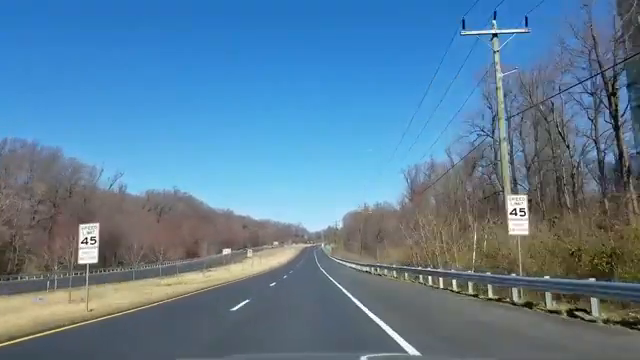
#> input picture frame 89 of test_2.mp4, 640 x 360 px, given in place of test_1.mp4, which was not available
$ python test_4.py
#> lines starting #> are read from the running program, lines starting #| are printed output that depends on the picture; after the words box and inside, x2 and y2 are one past the last pixel; in counts of white or black regions, pixels touching at a corner belong together; pictures that were not available may be replaced by others from this repository, and a replacement may not be noted
# test_4.py
# import libs
from cv2 import (VideoCapture, imshow, waitKey, destroyAllWindows, CAP_PROP_FRAME_WIDTH, CAP_PROP_FRAME_HEIGHT, CAP_PROP_FPS)
import cv2
import numpy as np

def average_slope_intercept(lines):
    left_lines = []  # (slope, intercept)
    left_weights = []  # (length,)
    right_lines = []  # (slope, intercept)
    right_weights = []  # (length,)

    for line in lines:
        for x1, y1, x2, y2 in line:
            if x1 == x2:
                continue
            slope = (y2 - y1) / (x2 - x1)
            intercept = y1 - (slope * x1)
            length = np.sqrt(((y2 - y1) ** 2) + ((x2 - x1) ** 2))
            if slope < 0:
                left_lines.append((slope, intercept))
                left_weights.append(length)
            else:
                right_lines.append((slope, intercept))
                right_weights.append(length)

    left_lane = np.dot(left_weights, left_lines) / np.sum(left_weights) if len(left_weights) > 0 else None
    right_lane = np.dot(right_weights, right_lines) / np.sum(right_weights) if len(right_weights) > 0 else None
    return left_lane, right_lane

def pixel_points(y1, y2, line):
    if line is None:
        return None
    slope, intercept = line
    if slope == 0.0:
        slope = 1.0
    x1 = int((y1 - intercept) / slope)
    x2 = int((y2 - intercept) / slope)
    y1 = int(y1)
    y2 = int(y2)
    return ((x1, y1), (x2, y2))

def lane_lines(image, lines):
    left_lane, right_lane = average_slope_intercept(lines)
    y1 = image.shape[0]
    y2 = y1 * 0.6
    left_line = pixel_points(y1, y2, left_lane)
    right_line = pixel_points(y1, y2, right_lane)
    return left_line, right_line

def draw_lane_lines(image, lines, color=[255, 0, 0], thickness=12):
    line_image = np.zeros_like(image)
    for line in lines:
        if line is not None:
            cv2.line(line_image, *line, color, thickness)
    return cv2.addWeighted(image, 1.0, line_image, 1.0, 0.0)

def hough_transform(image):
    rho = 1
    theta = np.pi / 180
    threshold = 20
    minLineLength = 20
    maxLineGap = 500
    return cv2.HoughLinesP(image, rho=rho, theta=theta, threshold=threshold,
                           minLineLength=minLineLength, maxLineGap=maxLineGap)

def region_selection(image):
    mask = np.zeros_like(image)
    if len(image.shape) > 2:
        channel_count = image.shape[2]
        ignore_mask_colour = (255,) * channel_count
    else:
        ignore_mask_colour = 255

    rows, cols = image.shape[:2]
    bottom_right = [cols * 0.8, rows * 0.95]
    bottom_left = [cols * 0.2, rows * 0.95]
    top_left = [cols * 0.4, rows * 0.6]
    top_right = [cols * 0.7, rows * 0.6]

    vertices = np.array([[bottom_left, top_left, top_right, bottom_right]], dtype=np.int32)
    white_polygon = cv2.fillPoly(mask, vertices, ignore_mask_colour)
    return mask

def filter_colors(image, lower_threshold):
    _, combined_mask = cv2.threshold(image, lower_threshold, 255, cv2.THRESH_BINARY)
    return combined_mask

def trapezoidal_region_selection(image, lane_lines, width_factor=0.2, height_ratio=0.4):
    mask = np.zeros(image.shape[:2], dtype=np.uint8)
    rows, cols = image.shape[:2]

    bottom_center_x = cols // 2
    bottom_center_y = int(rows * 0.95)

    bottom_left = [bottom_center_x - (cols * width_factor), bottom_center_y]
    bottom_right = [bottom_center_x + (cols * width_factor), bottom_center_y]

    top_left = [0, 0]
    top_right = [0, 0]

    closest_line_x = None
    left_lane_x = []
    right_lane_x = []

    if lane_lines is not None:
        for line in lane_lines:
            for x1, y1, x2, y2 in line:
                slope = (y2 - y1) / (x2 - x1)
                if slope < 0:
                    left_lane_x.append(x1)
                else:
                    right_lane_x.append(x1)

        min_distance = float('inf')
        for x in left_lane_x + right_lane_x:
            distance = abs(x - bottom_center_x)
            if distance < min_distance:
                min_distance = distance
                closest_line_x = x

    if closest_line_x is not None:
        bottom_left[0] = closest_line_x - (cols * width_factor)
        bottom_right[0] = closest_line_x + (cols * width_factor)

        top_left[0] = closest_line_x - (cols * width_factor)
        top_right[0] = closest_line_x + (cols * width_factor)
        top_left[1] = int(bottom_center_y - (rows * height_ratio))
        top_right[1] = int(bottom_center_y - (rows * height_ratio))
    else:
        bottom_left = [bottom_center_x - (cols * width_factor), bottom_center_y]
        bottom_right = [bottom_center_x + (cols * width_factor), bottom_center_y]
        top_left = [bottom_left[0], bottom_left[1] - (rows * height_ratio)]
        top_right = [bottom_right[0], bottom_right[1] - (rows * height_ratio)]

    vertices = np.array([[bottom_left, top_left, top_right, bottom_right]], dtype=np.int32)
    cv2.fillPoly(mask, vertices, 255)

    return mask

def process_image(img):
    grayscale = cv2.cvtColor(img, cv2.COLOR_BGR2GRAY)
    kernel_size = 5
    blur = cv2.GaussianBlur(grayscale, (kernel_size, kernel_size), 0)

    polygon_mask = region_selection(blur)
    masked_image = cv2.bitwise_and(blur, blur, mask=polygon_mask)

    mean_value = cv2.mean(masked_image, mask=polygon_mask)[0]
    lower_t = max(0, mean_value + 30)

    mask = filter_colors(masked_image, lower_t)

    low_t = 50
    high_t = 150
    edges = cv2.Canny(mask, low_t, high_t)

    hough = hough_transform(edges)

    if hough is not None:
        lane_mask = trapezoidal_region_selection(img, hough)
        result = draw_lane_lines(img, lane_lines(img, hough))
        combined_result = cv2.bitwise_and(result, result, mask=lane_mask)
    else:
        combined_result = img

    return combined_result

def main(video_file):
#> called with video_file = 'test_1.mp4'
    input_video = VideoCapture(video_file)

    if not input_video.isOpened():
        print("Error opening video file")

    while input_video.isOpened():
        ret, frame = input_video.read()
#> frame is the input picture: shape (360, 640, 3); mean B, G, R 152.6, 126.1, 91.6
        if ret:
            output_video = process_image(frame)
#> in process_image, `grayscale = cv2.cvtColor(img, cv2.COLOR_BGR2GRAY)`:
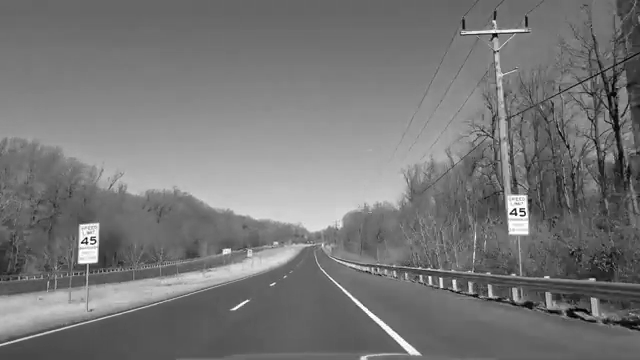
#> grayscale: shape (360, 640); min 0, max 255, mean 118.9
#> in region_selection, `white_polygon = cv2.fillPoly(mask, vertices, ignore_mask_colour)`:
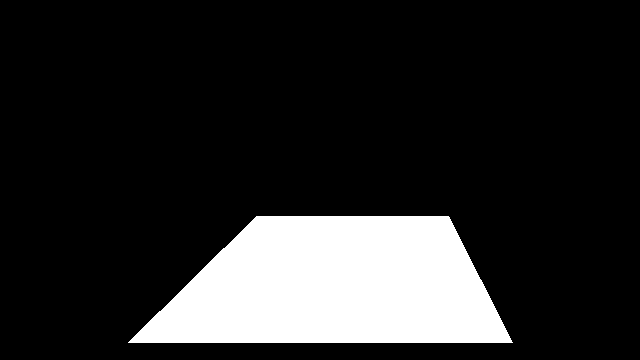
#> mask: shape (360, 640); 15.9% white; 1 white region, box (x1, y1, x2, y2) and area: (128, 216, 513, 343) 36703
#> in process_image, `masked_image = cv2.bitwise_and(blur, blur, mask=polygon_mask)`:
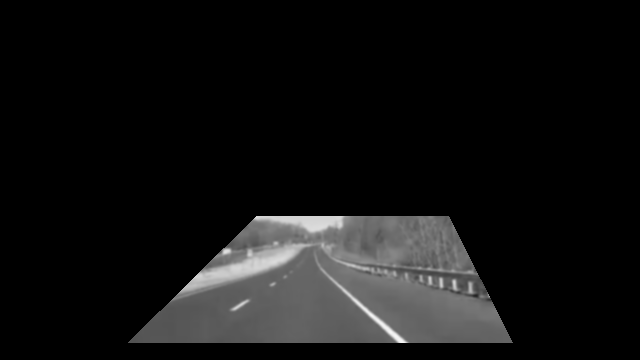
#> masked_image: shape (360, 640); min 0, max 245, mean 18.1
#> in process_image, `mean_value = cv2.mean(masked_image, mask=polygon_mask)[0]`: mean_value = 113.6
#> in process_image, `lower_t = max(0, mean_value + 30)`: lower_t = 143.6
#> in filter_colors, `_, combined_mask = cv2.threshold(image, lower_threshold, 255, cv2.THRE..`: combined_mask: shape (360, 640); 1.9% white; 30 white regions (19 under 20 px), largest, box (x1, y1, x2, y2) and area: (178, 241, 315, 294) 2151, (253, 216, 348, 234) 1042, (320, 267, 408, 343) 526
#> in process_image, `edges = cv2.Canny(mask, low_t, high_t)`:
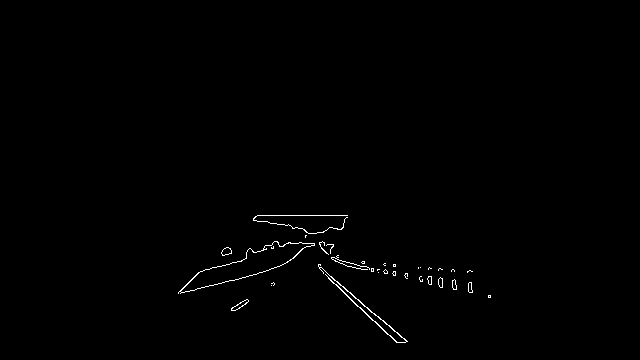
#> edges: shape (360, 640); 0.55% white in thin lines or dots, all inside (x1, y1, x2, y2) = (178, 215, 491, 343)
#> in process_image, `hough = hough_transform(edges)`: hough = 21 rows, first 6: [261, 215, 406, 341], [257, 215, 347, 215], [268, 222, 397, 342], [180, 293, 330, 253], [228, 247, 471, 285], [197, 273, 343, 225]
#> the loop in trapezoidal_region_selection, `for line in lane_lines:` made 21 passes
#> line on passes 1 to 12: [[261, 215, 406, 341]], [[257, 215, 347, 215]], [[268, 222, 397, 342]], [[180, 293, 330, 253]], [[228, 247, 471, 285]], [[197, 273, 343, 225]], [[263, 250, 472, 290]], [[265, 245, 471, 289]], [[178, 292, 255, 220]], [[223, 249, 324, 242]], [[295, 243, 456, 289]], [[248, 249, 467, 272]]
#> after the loop in trapezoidal_region_selection, `for line in lane_lines:`: left_lane_x = [180, 197, 178, 223, 205, 231, 231, 178, 235]; right_lane_x = [261, 257, 268, 228, 263, 265, 295, 248, 224, 253, 292, 221]
#> the loop in trapezoidal_region_selection, `for x in left_lane_x + right_lane_x:` made 21 passes
#> (x, distance, min_distance, closest_line_x) on passes 1, 2, 4, 6, 9, 10, 12, 16: (180, 140, 140, 180), (197, 123, 123, 197), (223, 97, 97, 223), (231, 89, 89, 231), (235, 85, 85, 235), (261, 59, 59, 261), (268, 52, 52, 268), (295, 25, 25, 295)
#> (x, distance) on passes 3, 5, 7, 8, 11, 13: (178, 142), (205, 115), (231, 89), (178, 142), (257, 63), (228, 92)
#> after the loop in trapezoidal_region_selection, `for x in left_lane_x + right_lane_x:`: closest_line_x = 295; min_distance = 25
#> in trapezoidal_region_selection, `vertices = np.array([[bottom_left, top_left, top_right, bottom_right]]..`: vertices = [[167, 342], [167, 198], [423, 198], [423, 342]]
#> in trapezoidal_region_selection, `cv2.fillPoly(mask, vertices, 255)`:
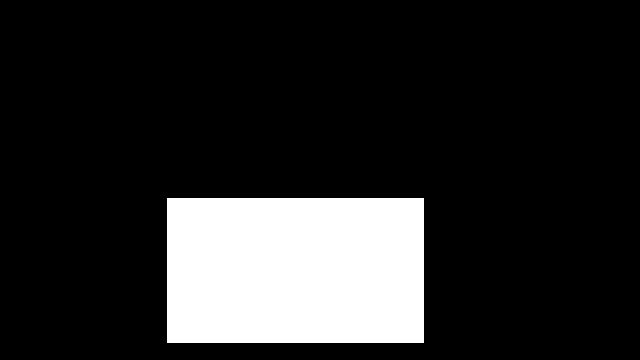
#> mask: shape (360, 640); 16.2% white; 1 white region, box (x1, y1, x2, y2) and area: (167, 198, 424, 343) 37265
#> the loop in average_slope_intercept, `for line in lines:` made 21 passes
#> after the loop in average_slope_intercept, `for line in lines:`: left_lines = [(-0.267, 341), (-0.329, 337.8), (-0.935, 458.4), (-0.0693, 264.5), (-0.218, 313.8), (-0.214, 299.5), (-0.67, 463.8), (-0.27, 341), (-0.653, 463.5)]; left_weights = [155.2, 153.7, 105.4, 101.2, 121.8, 114.5, 116.8, 157.4, 117]; right_lines = [(0.869, -11.8), (0, 215), (0.93, -27.3), (0.156, 211.3), (0.191, 199.7), (0.214, 188.4), (0.286, 158.7), (0.105, 223), (0.138, 217.2), (0.176, 175.4), (0.867, -10.3), (0.0717, 237.2)]; right_weights = [192.1, 90, 176.2, 246, 212.8, 210.6, 167.4, 220.2, 249.3, 51.79, 109.9, 251.6]
#> in average_slope_intercept, `left_lane = np.dot(left_weights, left_lines) / np.sum(left_weights) if..`: left_lane = [-0.39, 362.6]
#> in average_slope_intercept, `right_lane = np.dot(right_weights, right_lines) / np.sum(right_weights..`: right_lane = [0.313, 157.9]
#> in lane_lines, `left_lane, right_lane = average_slope_intercept(lines)`: left_lane = [-0.39, 362.6]; right_lane = [0.313, 157.9]
#> in pixel_points, `slope, intercept = line`: slope = -0.39; intercept = 362.6
#> in pixel_points, `x1 = int((y1 - intercept) / slope)`: x1 = 6
#> in pixel_points, `x2 = int((y2 - intercept) / slope)`: x2 = 376
#> in lane_lines, `left_line = pixel_points(y1, y2, left_lane)`: left_line = ((6, 360), (376, 216))
#> in lane_lines, `right_line = pixel_points(y1, y2, right_lane)`: right_line = ((644, 360), (185, 216))
#> in draw_lane_lines, `line_image = np.zeros_like(image)`: line_image: shape (360, 640, 3); every value is 0
#> the loop in draw_lane_lines, `for line in lines:` made 2 passes
#> line on passes 1 to 2: ((6, 360), (376, 216)), ((644, 360), (185, 216))
#> after the loop in draw_lane_lines, `for line in lines:`:
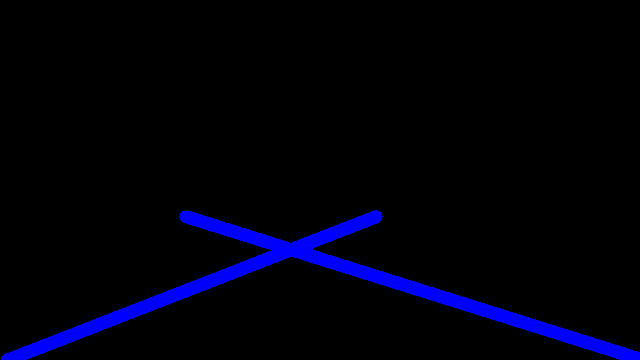
#> line_image: shape (360, 640, 3); mean B, G, R 12.4, 0, 0
#> in process_image, `combined_result = cv2.bitwise_and(result, result, mask=lane_mask)`:
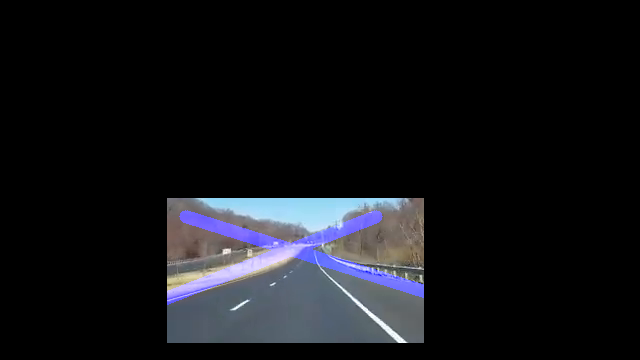
#> combined_result: shape (360, 640, 3); mean B, G, R 24, 20.1, 19.1
            imshow('Lane Assistance!', output_video)

        if waitKey(25) == 27:
#> (key Esc is pressed here)
            break

    input_video.release()

destroyAllWindows()
main('test_1.mp4')

$ run again, starting later in the video
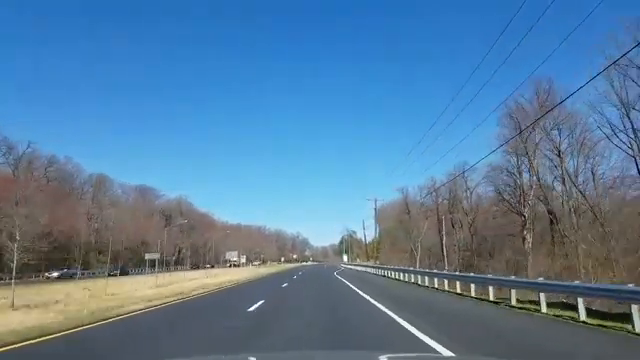
#> input picture frame 400 of test_2.mp4, 640 x 360 px, given in place of test_1.mp4, which was not available
#> in main, frame is the input picture: shape (360, 640, 3); mean B, G, R 157, 124.8, 86.9
#> mean_value = 113.5
#> lower_t = 143.5
#> combined_mask: shape (360, 640); 2.6% white; 28 white regions (13 under 20 px), largest, box (x1, y1, x2, y2) and area: (247, 216, 379, 251) 2945, (171, 261, 316, 301) 1717, (334, 272, 437, 343) 538
#> edges: shape (360, 640); 0.63% white in thin lines or dots, all inside (x1, y1, x2, y2) = (171, 215, 492, 343)
#> hough = 22 rows, first 6: [257, 215, 373, 215], [278, 232, 424, 342], [253, 218, 436, 341], [234, 250, 474, 288], [247, 225, 491, 299], [230, 260, 472, 273]
#> the loop in trapezoidal_region_selection, `for line in lane_lines:` made 22 passes
#> after the loop in trapezoidal_region_selection, `for line in lane_lines:`: left_lane_x = [171, 173, 191, 206, 171, 248, 252]; right_lane_x = [257, 278, 253, 234, 247, 230, 235, 247, 248, 282, 313, 229, 228, 306, 292]
#> the loop in trapezoidal_region_selection, `for x in left_lane_x + right_lane_x:` made 22 passes
#> (x, distance, min_distance, closest_line_x) on passes 1, 2, 3, 4, 6, 7, 8, 9: (171, 149, 149, 171), (173, 147, 147, 173), (191, 129, 129, 191), (206, 114, 114, 206), (248, 72, 72, 248), (252, 68, 68, 252), (257, 63, 63, 257), (278, 42, 42, 278)
#> after the loop in trapezoidal_region_selection, `for x in left_lane_x + right_lane_x:`: closest_line_x = 313; min_distance = 7
#> in trapezoidal_region_selection, `vertices = np.array([[bottom_left, top_left, top_right, bottom_right]]..`: vertices = [[185, 342], [185, 198], [441, 198], [441, 342]]
#> the loop in average_slope_intercept, `for line in lines:` made 22 passes
#> after the loop in average_slope_intercept, `for line in lines:`: left_lines = [(-0.284, 348.5), (-1.05, 479.2), (-0.283, 349.1), (-0.0361, 275.4), (-0.936, 459), (-0.73, 490.1), (-0.811, 514.4)]; left_weights = [139.3, 30.41, 124.7, 166.1, 106.8, 156, 115.9]; right_lines = [(0, 215), (0.753, 22.55), (0.672, 47.95), (0.158, 212.9), (0.303, 150.1), (0.0537, 247.6), (0.0886, 241.2), (0.322, 146.4), (0.306, 147.2), (0.75, 22.5), (0.286, 159.6), (0.0531, 246.8), (0.159, 214.9), (0.674, 47.63), (0.101, 226.5)]; right_weights = [116, 182.8, 220.5, 243, 255, 242.3, 237.9, 189.1, 253.1, 180, 167.4, 207.3, 249.1, 155.6, 178.9]
#> in average_slope_intercept, `left_lane = np.dot(left_weights, left_lines) / np.sum(left_weights) if..`: left_lane = [-0.501, 402.2]
#> in average_slope_intercept, `right_lane = np.dot(right_weights, right_lines) / np.sum(right_weights..`: right_lane = [0.302, 160.9]
#> in lane_lines, `left_lane, right_lane = average_slope_intercept(lines)`: left_lane = [-0.501, 402.2]; right_lane = [0.302, 160.9]
#> slope = -0.501; intercept = 402.2
#> x1 = 84
#> x2 = 371
#> left_line = ((84, 360), (371, 216))
#> right_line = ((658, 360), (182, 216))
#> the loop in draw_lane_lines, `for line in lines:` made 2 passes
#> line on passes 1 to 2: ((84, 360), (371, 216)), ((658, 360), (182, 216))
#> after the loop in draw_lane_lines, `for line in lines:`:
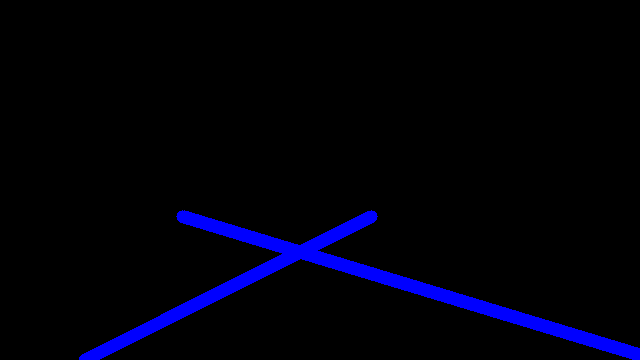
#> line_image: shape (360, 640, 3); mean B, G, R 11.3, 0, 0
#> in process_image, `combined_result = cv2.bitwise_and(result, result, mask=lane_mask)`:
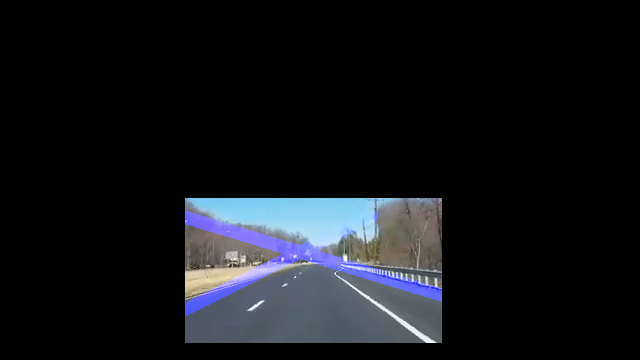
#> combined_result: shape (360, 640, 3); mean B, G, R 24.8, 20.7, 18.6

$ run again, starting later in the video
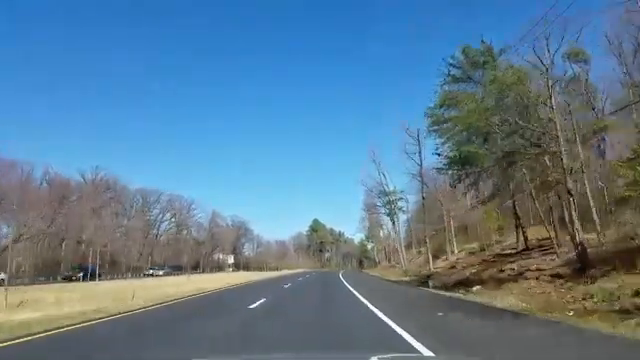
#> input picture frame 712 of test_2.mp4, 640 x 360 px, given in place of test_1.mp4, which was not available
#> in main, frame is the input picture: shape (360, 640, 3); mean B, G, R 147, 124.1, 92.4
#> mean_value = 115.6
#> lower_t = 145.6
#> combined_mask: shape (360, 640); 2.4% white; 21 white regions (11 under 20 px), largest, box (x1, y1, x2, y2) and area: (243, 216, 369, 256) 2687, (173, 268, 309, 299) 1440, (339, 272, 420, 343) 507
#> edges: shape (360, 640); 0.61% white in thin lines or dots, all inside (x1, y1, x2, y2) = (172, 215, 479, 344)
#> hough = 21 rows, first 6: [262, 215, 418, 341], [257, 215, 409, 215], [172, 298, 404, 249], [198, 273, 444, 264], [293, 242, 408, 342], [218, 257, 409, 217]
#> the loop in trapezoidal_region_selection, `for line in lane_lines:` made 21 passes
#> after the loop in trapezoidal_region_selection, `for line in lane_lines:`: left_lane_x = [172, 198, 218, 175, 217, 249, 225, 174, 220]; right_lane_x = [262, 257, 293, 364, 245, 215, 340, 295, 394, 389, 345, 247]
#> the loop in trapezoidal_region_selection, `for x in left_lane_x + right_lane_x:` made 21 passes
#> (x, distance, min_distance, closest_line_x) on passes 1, 2, 3, 6, 10, 12, 16: (172, 148, 148, 172), (198, 122, 122, 198), (218, 102, 102, 218), (249, 71, 71, 249), (262, 58, 58, 262), (293, 27, 27, 293), (340, 20, 20, 340)
#> after the loop in trapezoidal_region_selection, `for x in left_lane_x + right_lane_x:`: closest_line_x = 340; min_distance = 20
#> in trapezoidal_region_selection, `vertices = np.array([[bottom_left, top_left, top_right, bottom_right]]..`: vertices = [[212, 342], [212, 198], [468, 198], [468, 342]]
#> the loop in average_slope_intercept, `for line in lines:` made 21 passes
#> after the loop in average_slope_intercept, `for line in lines:`: left_lines = [(-0.211, 334.3), (-0.0366, 280.2), (-0.209, 302.7), (-0.972, 466.1), (-0.233, 307.5), (-0.575, 448.3), (-0.033, 277.4), (-0.976, 465.8), (-0.125, 280.5)]; left_weights = [237.1, 246.2, 195.1, 99.01, 176.6, 168.4, 212.1, 114.6, 185.4]; right_lines = [(0.808, 3.38), (0, 215), (0.87, -12.78), (0.881, -16.67), (0, 243), (0.0167, 251.4), (0.81, 3.56), (0.818, -1.36), (6.25, -2245.5), (2.6, -793.4), (0.877, -17.54), (0, 242)]; right_weights = [200.5, 152, 152.4, 55.97, 210, 239, 101.7, 85.28, 126.6, 41.79, 86.45, 156]
#> in average_slope_intercept, `left_lane = np.dot(left_weights, left_lines) / np.sum(left_weights) if..`: left_lane = [-0.291, 334.9]
#> in average_slope_intercept, `right_lane = np.dot(right_weights, right_lines) / np.sum(right_weights..`: right_lane = [0.918, -86.66]
#> in lane_lines, `left_lane, right_lane = average_slope_intercept(lines)`: left_lane = [-0.291, 334.9]; right_lane = [0.918, -86.66]
#> slope = -0.291; intercept = 334.9
#> x1 = -86
#> x2 = 408
#> left_line = ((-86, 360), (408, 216))
#> right_line = ((486, 360), (329, 216))
#> the loop in draw_lane_lines, `for line in lines:` made 2 passes
#> line on passes 1 to 2: ((-86, 360), (408, 216)), ((486, 360), (329, 216))
#> after the loop in draw_lane_lines, `for line in lines:`:
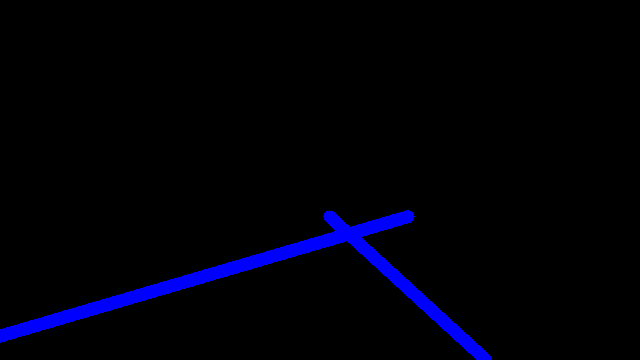
#> line_image: shape (360, 640, 3); mean B, G, R 9, 0, 0
#> in process_image, `combined_result = cv2.bitwise_and(result, result, mask=lane_mask)`:
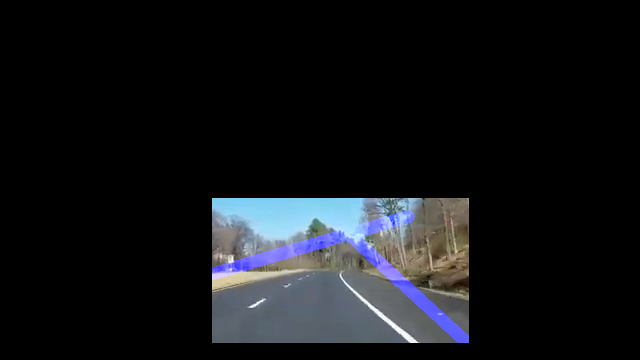
#> combined_result: shape (360, 640, 3); mean B, G, R 23.5, 20.5, 18.8
